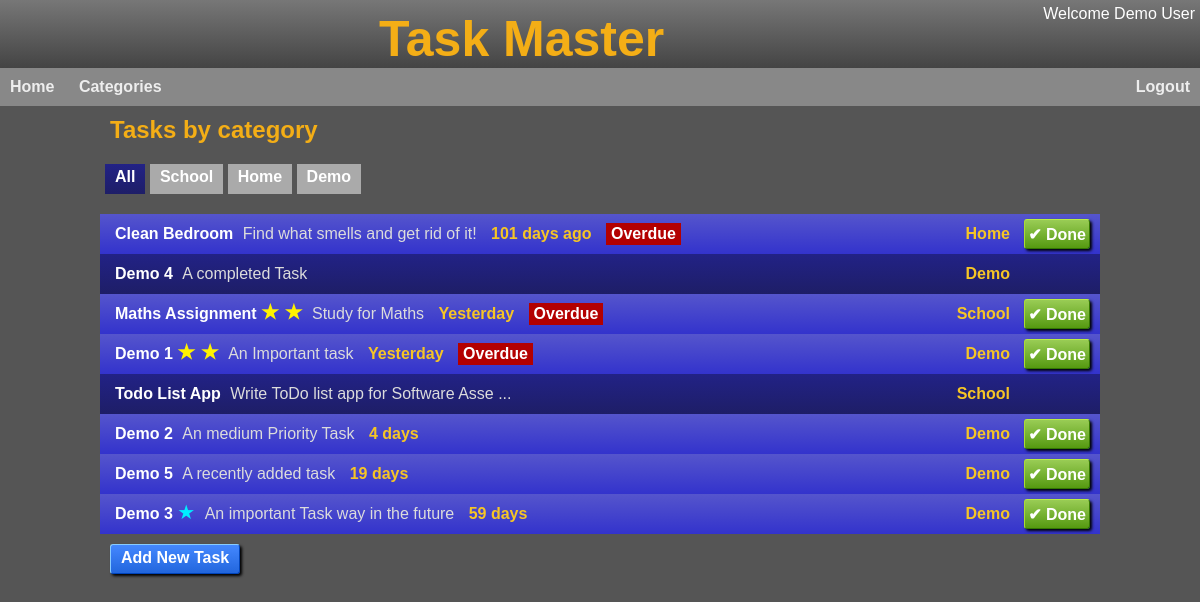
Page /categorytasks/All (signed in) on the earlier database version.
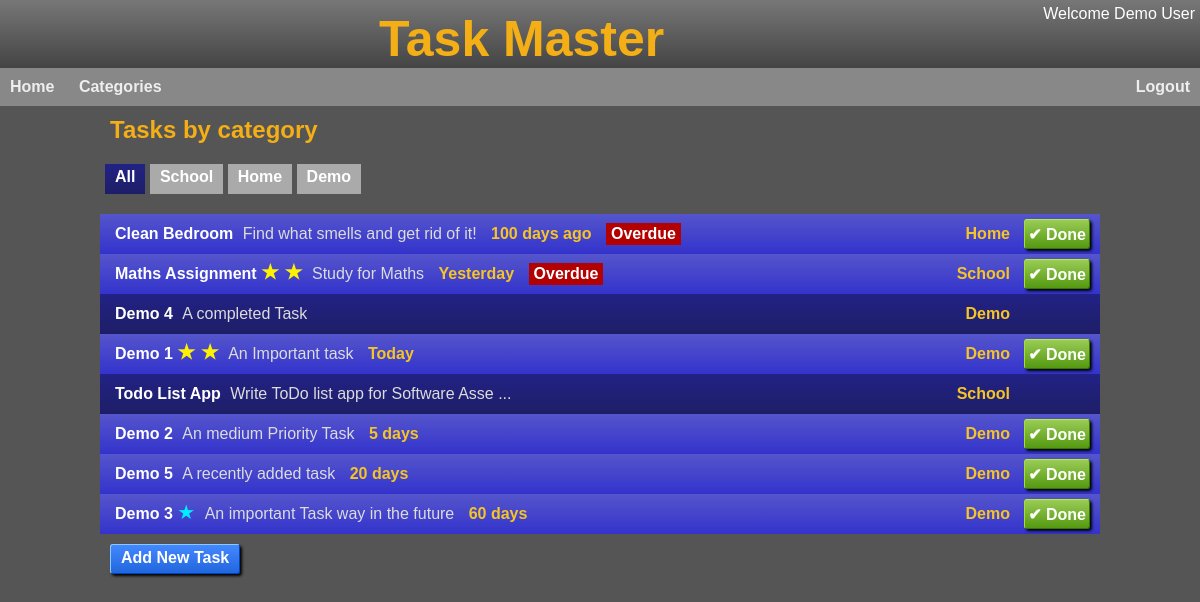
Same page on the later database version.
### app/models/user.py (models this page shows, shortened)
class User(UserMixin, db.Model):
  id = db.Column(db.Integer, primary_key=True)
  username = db.Column(db.String(32), index=True, unique=True)
  display_name = db.Column(db.String(32))
  school_id = db.Column(db.Integer)
  access = db.Column(db.Integer, default=ACCESS['basic'])
  email = db.Column(db.String(120), index=True, unique=True)
  email_verified = db.Column(db.Integer)
  password_hash = db.Column(db.String(128))
  last_seen = db.Column(db.DateTime)
  created_at = db.Column(db.DateTime, default=db.func.datetime('now')) #default=db.func.utc_timestamp())
  last_modified = db.Column(db.DateTime, default=db.func.datetime('now'), onupdate=db.func.datetime('now')) #, default=db.func.utc_timestamp(), onupdate=db.func.utc_timestamp())
  tasks = db.relationship('Task', backref='user', lazy=True)
  def update_last_seen(self):
    last_seen = self.last_seen if self.last_seen else datetime.fromtimestamp(0)
    if (datetime.utcnow() - last_seen).total_seconds() > 600:  # More than 10 minutes ago
     self.last_seen = datetime.utcnow()
     db.session.commit()

### app/models/task.py (models this page shows, shortened)
class Task(db.Model):
  id = db.Column(db.Integer, primary_key=True)
  user_id = db.Column(db.Integer, db.ForeignKey('user.id'))
  name = db.Column(db.String(32))
  description = db.Column(db.String(250))
  category = db.Column(db.String(10))
  priority = db.Column(db.Integer,default=P_LOW)
  status = db.Column(db.Integer,default=STS_NEW)
  due_by = db.Column(db.DateTime)
  created_at = db.Column(db.DateTime, default=db.func.datetime('now'))
  def is_outstanding(self):
    return self.status < STS_COMPLETED
  def is_completed(self):
    return self.status == STS_COMPLETED
  def is_overdue(self):
    if self.is_completed():
      return False
    else:
      return self.due_by and self.due_by.date() < datetime.date.today()
  def priority_str(self):
    priority = self.priority or 0
    if priority >= 0 and priority < len(PRIORITY_STRS):
      return PRIORITY_STRS[priority]
    return ''
  def status_str(self):
    if self.status == STS_COMPLETED:
      return 'Completed'
    return 'Outstanding'
  def short_desc(self):
    desc = self.description
    if len(desc) > 40:
      desc = desc[:37] + " ..."
    return desc

### app/main/main_routes.py (the view)
@bp.route('/categorytasks/<category>')
@login_required
def category_tasks(category):
    if category == 'All':
        tasks = Task.query.filter_by(user_id=current_user.id).order_by(text('due_by is null, due_by')).all()
    elif category == 'Other':
        tasks = Task.query.filter_by(user_id=current_user.id, category='').order_by(text('due_by is null, due_by')).all()
    else:
      tasks = Task.query.filter_by(user_id=current_user.id, category=category).order_by(text('due_by is null, due_by')).all()
    categories_rows = Task.query.with_entities(Task.category).filter_by(user_id=current_user.id).distinct()
    categories = [row[0] for row in categories_rows]
    for cat in categories:
      if not cat:
        categories.remove(cat)
        categories.append('Other')
    categories = ['All'] + categories
    session['back_to'] = request.path # Store the current url to come back to
    return render_template('category_tasks.html', tasks=tasks, categories=categories, selected_category=category)

### app/main/__init__.py (called while the page is built)
def init_app(app):
    app.register_blueprint(bp)
    app.register_error_handler(403, error_forbidden)
    app.jinja_options['finalize'] = lambda x: x if x is not None else '' #prevent Jinja from printing None
    login.login_view = 'main.login'
    login.init_app(app)
    @app.context_processor
    def inject_default_template_variables():   #injects default template variables
         return dict(h=helpers)  #makes helper functions available in templlates
    @app.before_request
    def update_last_seen():
      if current_user.is_authenticated:
        current_user.update_last_seen()

### app/models/user.py (called while the page is built)
@login.user_loader
def load_user(id):
  return User.query.get(int(id))

### app/utils/helpers.py (called while the page is built)
def pluralise(word, cnt, suffix="s"):
  n = int(cnt)
  if n == 1 or n == -1:
    return(word)
  else:
    return(word+suffix)

def fmt_date(dt):
  if not isinstance(dt, datetime.datetime):
    return ''
  return dt.strftime("%d %b %y")

def fmt_date_daysuntil(date):
  if not isinstance(date, datetime.datetime):
    return ''
  try:
    diff = date.date() - datetime.date.today()
    days = int(diff.total_seconds() / (60*60*24))
  except Exception as e:
    return('')
  days_str = pluralise('day', days)
  if days < -1:
    return f"{-days} {days_str} ago"
  if days == -1:
    return 'Yesterday'
  if days == 0:
    return 'Today'
  if days == 1:
    return 'Tomorrow'
  return f"{days} {days_str}"

### app/templates/category_tasks.html
{% extends "base.html" %}
{% block head %}
  <link rel="stylesheet" href="{{ url_for('static', filename='tasks.css') }}">
{% endblock %}
{% block content %}
  <h2>Tasks by category</h2>
  <div id="category-list">
    {% for category in categories %}
      <a href="{{ url_for('main.category_tasks', category=category) }}"
        {% if category == selected_category %}
          class="selected"
        {% endif %}>
        {{ category }}</a>
    {% endfor %}
  </div>
  {% include '_task_list.html' %}
  <div class="actions">
    <a href="{{ url_for('main.new_task',category=selected_category) }}">Add New Task</a>
  </div>
{% endblock %}

### app/templates/base.html (shortened to what this page needs)
 <!DOCTYPE html>
<html xmlns="http://www.w3.org/1999/xhtml" lang="en" xml:lang="en">
  <head>
    <link rel="stylesheet" href="{{ url_for('static', filename='base.css') }}">
    {% block head %}{% endblock %}
  </head>
  <body>
    {% include '_header.html' %}
    <div id="page">
      {% block content %}{% endblock %}
    </div>
   </body>
</html>

### app/templates/_header.html
<div id="header">
  <div id="userinfo">
    {% if current_user.is_authenticated %}
      <div id="user">Welcome {{current_user.display_name }}</div>
    {% endif %}
  </div>
  <span class="title">Task Master</span>
</div>
<div id="menubar">
  <ul>
    {% if not current_user.is_anonymous %}
      <li><a href="{{ url_for('.home') }}">Home</a></li>
      <li><a href="{{ url_for('.category_tasks', category='All') }}">Categories</a></li>
      <li class="right"><a href="{{ url_for('main.logout') }}">Logout</a></li>
    {% endif %}
  </ul>
</div>

### app/templates/_task_list.html (shortened to what this page needs)
<div class="tasks">
    {% for task in tasks %}
      <a class="task sts-{{task.status}}" onclick="toggle_details('{{ task.id }}')">
        <div class="task-info">
          <div class="task-name">
            {{ task.name }}
          </div>
          {% if task.priority and task.priority > 0 %}
            <div class="task-priority p-{{task.priority}}">
              &#9733;
              {% if task.priority and task.priority > 1 %}
              &#9733;
              {% endif %}
            </div>
          {% endif %}
          <div class="task-description">
            {{ task.short_desc() }}
          </div>
          {% if task.is_outstanding() %}
            <div class="task-due">
              {{ h.fmt_date_daysuntil(task.due_by) }}
            </div>
          {% endif %}
          {% if task.is_overdue() and task.is_outstanding() %}
          <div class="task-overdue">
            Overdue
          </div>
        {% endif %}
        </div>
        <div class="task-category">
          {{ task.category or 'Other' }}
        </div>
        <div class="task-btns">
          {% if task.is_outstanding() %}
            <form action="{{ url_for('main.complete_task', id=task.id) }}" method="POST">
              <input class="done" type="submit" value="&#x2714 Done">
            </form>
          {% endif %}
        </div>
      </a>
    {% endfor %}
  </div>

### app/static/base.css (style rules this page uses)
* { margin: 0px; padding: 0px; box-sizing: border-box; }
body { color: #fff; background: #555; font-family: Arial, Helvetica, sans-serif; }
#header { overflow: hidden; background: linear-gradient(#777, #444); text-align: center; }
#header .title { color: rgb(244, 174, 22); font-family: Arial, Helvetica, sans-serif; font-weight: bold; font-size: 50px; display: inline-block; margin-top: 10px; }
h2 { color: rgb(244, 174, 22); }
#userinfo { float:right; text-align:right; margin-top: 5px; margin-right: 5px; }
#menubar { font-family: Arial, Helvetica, sans-serif; font-weight: bold; color: #eee; background: #888; }
#menubar ul { list-style-type: none; overflow: hidden; margin: 0; padding: 0; }
#menubar li { display: inline-block; padding: 10px 0px; text-align: center; }
#menubar li.right { float: right; }
#menubar li a { text-decoration: none; padding: 10px 10px; color: #eee; }
#page { max-width: 1000px; margin: auto; }

### app/static/tasks.css (style rules this page uses)
.tasks { flex: 1; }
.task { min-height: 40px; display: flex; align-items: center; background:#666; }
h2 { padding-top: 10px; padding-bottom: 5px; margin-left: 10px; }
.task { background: linear-gradient(#55c,#33c); }
.task.sts-1 { background: linear-gradient(rgb(34, 34, 134), rgb(30, 30, 103)); }
.task-info { padding-left: 10px; flex: 1; }
.task-priority { display: inline-block; font-size:20px ; color: #00eeff; }
.task-priority.p-2 { color: #fff200; font-weight: bold; }
.task-name { display: inline-block; padding-left: 5px; color: #fff; font-weight: bold; }
.task-description { display: inline-block; padding-left: 5px; padding-top: 5px; padding-bottom: 5px; color: #dcdcdc; }
.task-due { display: inline-block; margin-right: 10px; margin-left: 10px; color: #f6c525; font-weight: bold; }
.task-overdue { color: white; font-weight: bold; background-color: rgb(179, 0, 0); display: inline-block; padding: 2px 5px; }
.task-category { margin-right: 10px; color: #f6c525; font-weight: bold; padding-left: 10px; text-align: right; }
.task-btns { min-width: 80px; padding-right: 5px; }
.task-btns form { display: inline; float: right; margin-right: 5px; }
.task-btns input[type=submit] { display: inline-block; font: inherit; font-size: 16px; font-weight: bold; padding: 0px 3px; height: 30px; border-radius: 3px; border-top: 1px solid #be4; border-left: 1px solid #ad3; border-right: 1px solid #370; border-bottom: 1px solid #370; background: #7a3; background: linear-gradient(#9c5, #591); box-shadow: rgba(0,0,0,1) 2px 2px 3px; text-align: center; color: #fff; }
a.task { text-decoration: none; }
.actions { margin-top: 10px; margin-left: 10px; }
.actions a, .actions input[type=submit] { text-decoration: none; display: inline-block; font: inherit; font-size: 16px; font-weight: bold; padding: 4px 10px; min-width: 80px; height: 30px; border-radius: 3px; border-top: 1px solid #8cf; border-left: 1px solid #8cf; border-right: 1px solid #04b; border-bottom: 1px solid #04b; background: linear-gradient(#48f, #26d); box-shadow: rgba(0,0,0,1) 2px 2px 3px; text-align: center; color: #fff; vertical-align: top; }
#category-list { margin-top: 10px; padding: 5px; margin-bottom: 10px; }
#category-list a { text-decoration: none; display: inline-block; font: inherit; font-weight: bold; padding: 4px 10px; height: 30px; background: #aaa; text-align: center; color: #fff; margin-right: 0px; margin-bottom: 5px; }
#category-list a.selected { background: linear-gradient(rgb(34, 34, 134), rgb(30, 30, 103)); }

Differences in the rows shown:
changed Task "Clean Bedroom": fmt_date_daysuntil "101 days ago" → "100 days ago"
changed Task "Maths Assignment": moves up the list
changed Task "Demo 1": fmt_date_daysuntil "Yesterday" → "Today"; no longer shows "Overdue"
changed Task "Demo 2": fmt_date_daysuntil "4 days" → "5 days"
changed Task "Demo 5": fmt_date_daysuntil "19 days" → "20 days"
changed Task "Demo 3": fmt_date_daysuntil "59 days" → "60 days"
